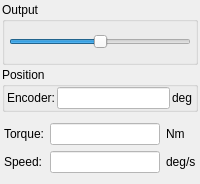
        <widget class="QWidget" name="pageOpenLoop">
         <layout class="QVBoxLayout" name="verticalLayout_9">
          <property name="spacing">
           <number>2</number>
          </property>
          <property name="leftMargin">
           <number>2</number>
          </property>
          <property name="topMargin">
           <number>2</number>
          </property>
          <property name="rightMargin">
           <number>2</number>
          </property>
          <property name="bottomMargin">
           <number>2</number>
          </property>
          <item>
           <widget class="QGroupBox" name="groupBox_11">
            <property name="title">
             <string>Output</string>
            </property>
            <layout class="QVBoxLayout" name="verticalLayout_16">
             <property name="spacing">
              <number>2</number>
             </property>
             <property name="leftMargin">
              <number>4</number>
             </property>
             <property name="topMargin">
              <number>0</number>
             </property>
             <property name="rightMargin">
              <number>4</number>
             </property>
             <property name="bottomMargin">
              <number>0</number>
             </property>
             <item>
              <widget class="SliderWithTarget" name="sliderOpenloopOutput">
               <property name="minimumSize">
                <size>
                 <width>0</width>
                 <height>40</height>
                </size>
               </property>
               <property name="baseSize">
                <size>
                 <width>0</width>
                 <height>40</height>
                </size>
               </property>
               <property name="mouseTracking">
                <bool>false</bool>
               </property>
               <property name="styleSheet">
                <string notr="true">margin-top:10px;

</string>
               </property>
               <property name="minimum">
                <number>-50</number>
               </property>
               <property name="maximum">
                <number>50</number>
               </property>
               <property name="orientation">
                <enum>Qt::Horizontal</enum>
               </property>
              </widget>
             </item>
            </layout>
           </widget>
          </item>
          <item>
           <widget class="QGroupBox" name="groupBox_10">
            <property name="title">
             <string>Position</string>
            </property>
            <layout class="QVBoxLayout" name="verticalLayout_15">
             <property name="leftMargin">
              <number>2</number>
             </property>
             <property name="topMargin">
              <number>0</number>
             </property>
             <property name="rightMargin">
              <number>2</number>
             </property>
             <property name="bottomMargin">
              <number>0</number>
             </property>
             <item>
              <widget class="QWidget" name="widget_21" native="true">
               <layout class="QHBoxLayout" name="horizontalLayout_13">
                <property name="spacing">
                 <number>2</number>
                </property>
                <property name="leftMargin">
                 <number>0</number>
                </property>
                <property name="topMargin">
                 <number>0</number>
                </property>
                <property name="rightMargin">
                 <number>0</number>
                </property>
                <property name="bottomMargin">
                 <number>0</number>
                </property>
                <item>
                 <widget class="QLabel" name="label_21">
                  <property name="text">
                   <string>Encoder:</string>
                  </property>
                 </widget>
                </item>
                <item>
                 <widget class="QLineEdit" name="editOpenLoopCurrentPos">
                  <property name="styleSheet">
                   <string notr="true">background-color: rgb(255, 255, 255);</string>
                  </property>
                  <property name="readOnly">
                   <bool>true</bool>
                  </property>
                 </widget>
                </item>
                <item>
                 <widget class="QLabel" name="label_22">
                  <property name="text">
                   <string>deg</string>
                  </property>
                 </widget>
                </item>
               </layout>
              </widget>
             </item>
            </layout>
           </widget>
          </item>
          <item>
           <widget class="QWidget" name="widget_22" native="true">
            <layout class="QGridLayout" name="gridLayout_6">
             <property name="leftMargin">
              <number>2</number>
             </property>
             <property name="rightMargin">
              <number>2</number>
             </property>
             <item row="0" column="0">
              <widget class="QLabel" name="label_23">
               <property name="text">
                <string>Torque:</string>
               </property>
              </widget>
             </item>
             <item row="0" column="1">
              <widget class="QLineEdit" name="editOpenLoopTorque">
               <property name="maximumSize">
                <size>
                 <width>16777215</width>
                 <height>16777215</height>
                </size>
               </property>
               <property name="styleSheet">
                <string notr="true">background-color: rgb(255, 255, 255);</string>
               </property>
               <property name="readOnly">
                <bool>true</bool>
               </property>
              </widget>
             </item>
             <item row="0" column="2">
              <widget class="QLabel" name="label_24">
               <property name="text">
                <string>Nm</string>
               </property>
              </widget>
             </item>
             <item row="1" column="0">
              <widget class="QLabel" name="labelSpeed10">
               <property name="text">
                <string>Speed:</string>
               </property>
              </widget>
             </item>
             <item row="1" column="1">
              <widget class="QLineEdit" name="editOpenLoopSpeed">
               <property name="maximumSize">
                <size>
                 <width>16777215</width>
                 <height>16777215</height>
                </size>
               </property>
               <property name="styleSheet">
                <string notr="true">background-color: rgb(255, 255, 255);</string>
               </property>
               <property name="readOnly">
                <bool>true</bool>
               </property>
              </widget>
             </item>
             <item row="1" column="2">
              <widget class="QLabel" name="labelSpeed11">
               <property name="text">
                <string>deg/s</string>
               </property>
              </widget>
             </item>
            </layout>
           </widget>
          </item>
         </layout>
        </widget>
